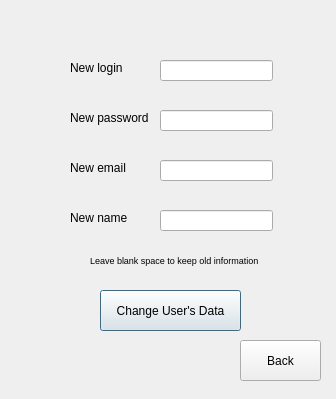
<?xml version="1.0" encoding="UTF-8"?>
<ui version="4.0">
 <class>UserSettings</class>
 <widget class="QDialog" name="UserSettings">
  <property name="geometry">
   <rect>
    <x>0</x>
    <y>0</y>
    <width>336</width>
    <height>399</height>
   </rect>
  </property>
  <property name="windowTitle">
   <string>Dialog</string>
  </property>
  <widget class="QLineEdit" name="lineEdit">
   <property name="geometry">
    <rect>
     <x>160</x>
     <y>60</y>
     <width>113</width>
     <height>21</height>
    </rect>
   </property>
  </widget>
  <widget class="QLineEdit" name="lineEdit_2">
   <property name="geometry">
    <rect>
     <x>160</x>
     <y>110</y>
     <width>113</width>
     <height>21</height>
    </rect>
   </property>
  </widget>
  <widget class="QLineEdit" name="lineEdit_3">
   <property name="geometry">
    <rect>
     <x>160</x>
     <y>160</y>
     <width>113</width>
     <height>21</height>
    </rect>
   </property>
  </widget>
  <widget class="QLabel" name="loginLabel">
   <property name="geometry">
    <rect>
     <x>70</x>
     <y>60</y>
     <width>91</width>
     <height>16</height>
    </rect>
   </property>
   <property name="text">
    <string>New login</string>
   </property>
  </widget>
  <widget class="QLabel" name="loginLabel_2">
   <property name="geometry">
    <rect>
     <x>70</x>
     <y>110</y>
     <width>91</width>
     <height>16</height>
    </rect>
   </property>
   <property name="text">
    <string>New password</string>
   </property>
  </widget>
  <widget class="QLabel" name="loginLabel_3">
   <property name="geometry">
    <rect>
     <x>70</x>
     <y>160</y>
     <width>91</width>
     <height>16</height>
    </rect>
   </property>
   <property name="text">
    <string>New email</string>
   </property>
  </widget>
  <widget class="QLabel" name="loginLabel_4">
   <property name="geometry">
    <rect>
     <x>70</x>
     <y>210</y>
     <width>91</width>
     <height>16</height>
    </rect>
   </property>
   <property name="text">
    <string>New name</string>
   </property>
  </widget>
  <widget class="QLineEdit" name="lineEdit_4">
   <property name="geometry">
    <rect>
     <x>160</x>
     <y>210</y>
     <width>113</width>
     <height>21</height>
    </rect>
   </property>
  </widget>
  <widget class="QLabel" name="label">
   <property name="geometry">
    <rect>
     <x>90</x>
     <y>250</y>
     <width>181</width>
     <height>20</height>
    </rect>
   </property>
   <property name="font">
    <font>
     <pointsize>7</pointsize>
    </font>
   </property>
   <property name="text">
    <string>Leave blank space to keep old information</string>
   </property>
  </widget>
  <widget class="QPushButton" name="changeButton">
   <property name="geometry">
    <rect>
     <x>100</x>
     <y>290</y>
     <width>141</width>
     <height>41</height>
    </rect>
   </property>
   <property name="text">
    <string>Change User's Data</string>
   </property>
  </widget>
  <widget class="QPushButton" name="backButton">
   <property name="geometry">
    <rect>
     <x>240</x>
     <y>340</y>
     <width>81</width>
     <height>41</height>
    </rect>
   </property>
   <property name="text">
    <string>Back</string>
   </property>
  </widget>
 </widget>
 <resources/>
 <connections/>
</ui>
